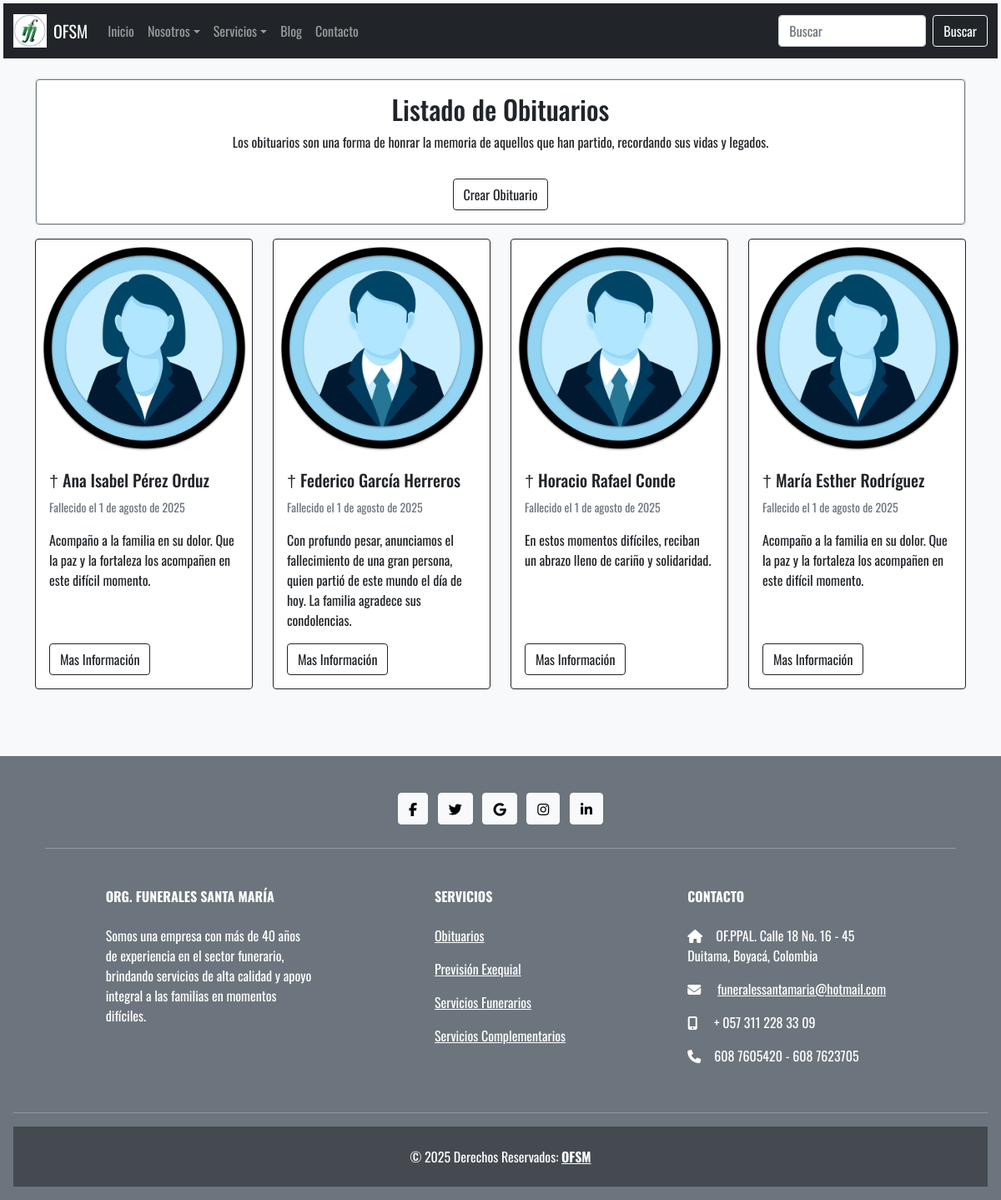
The app's page /listar/ with its own data.
### app_gestion/models.py (models this page shows, shortened)
class Obituario(models.Model):
    nombre = models.CharField(max_length=100)
    fecha_fallecimiento = models.DateField()
    mensaje = models.TextField()
    imagen = models.ImageField(upload_to='obituarios/', null=True, blank=True)

### app_gestion/views.py (the view)
# urls.py: path('listar/', views.listar_obituarios, name='listar_obituarios'),
def listar_obituarios(request):
    obituarios = Obituario.objects.all()
    return render(request, 'obituarios/listar.html', {'obituarios': obituarios})

### app_gestion/templates/obituarios/listar.html (shortened to what this page needs)
{% extends "base.html" %}
{% block formularios %}
{% load static %}
<div class="row mt-1">
    <div class="col">
        <div class="card">
            <div class="card card-body border-secondary">
                <h2 class="text-center m</div>b-4">Listado de Obituarios</h2>
                <h8 class="text-center">
                    <p>Los obituarios son una forma de honrar la memoria de aquellos que han partido, recordando sus vidas y legados.</p    >
                </h8>
                <div class="col text-center mt-3">
                    <a href="{% url 'crear_obituario' %}" class="btn btn-outline-dark">Crear Obituario</a>
                </div>
            </div>
        </div>
    </div>
    <div>
    {% for ob in obituarios %}
        {% if forloop.first or forloop.counter0|divisibleby:4 %}
            <div class="row mb-3 mt-3">
        {% endif %}
            <div class="col-md-3 mb-3">
                <div class="card h-100 border-dark">
                    {% if ob.imagen %}
                        <img src="{{ ob.imagen.url }}" class="card-img-top" alt="Imagen de {{ ob.nombre }}" style="height: 260px; object-fit: cover; width: 100%;">
                    {% endif %}
                    <div class="card-body d-flex flex-column">
                        <h5 class="card-title"> &#8224; {{ ob.nombre }}</h5>
                        <p class="card-text"><small class="text-muted">Fallecido el {{ ob.fecha_fallecimiento }}</small></p>
                        <p class="card-text">{{ ob.mensaje|truncatewords:100 }}</p>
                        <div class="mt-auto d-flex gap-2">
                            <a href="{% url 'ver_obituario' ob.id %}" class="btn btn-outline-dark">Mas Información</a>
                        </div>
                    </div>
                </div>
            </div>
        {% if forloop.counter|divisibleby:4 or forloop.last %}
            </div>
        {% endif %}
    {% empty %}
        <div class="col-12">
            <p>No hay obituarios registrados.</p>
        </div>
    {% endfor %}
    </div>
</div>
{% endblock %}

### app_gestion/templates/base.html (shortened to what this page needs)
<!DOCTYPE html>
<html lang="es">
<head>
    <link href="/static/bootstrap/css/bootstrap.min.css" rel="stylesheet">
    <link rel="stylesheet" href="https://cdnjs.cloudflare.com/ajax/libs/font-awesome/6.5.1/css/all.min.css">
</head>
<body>
    <header class="bg-light p-1 mb-1">
        <nav class="navbar navbar-expand-lg navbar-dark bg-dark">
            <div class="container-fluid">
                <a href="#" class="navbar-brand d-flex align-items-center">
                    <img src="/static/img/logo.ico" alt="Logo" width="40" height="40" class="d-inline-block align-text-top me-2">OFSM
                </a>
                <div class="navbar-collapse" id="menu">
                    <ul class="navbar-nav me-auto mb-2 mb-lg-0">
                        <li class="nav-item"><a href="{% url 'inicio' %}" class="nav-link">Inicio</a></li>
                        <li class="nav-item dropdown">
                            <a href="#" class="nav-link dropdown-toggle"
                            role="button"
                            data-bs-toggle="dropdown"
                            aria-expanded="false"
                            id="drop_nosotros">Nosotros</a>
                        </li>
                        <li class="nav-item dropdown">
                            <a href="#" class="nav-link dropdown-toggle"
                            role="button"
                            data-bs-toggle="dropdown"
                            aria-expanded="false"
                            id="drop_servicios">Servicios</a>
                        </li>
                        <li class="nav-item"><a href="{% url 'blog' %}" class="nav-link">Blog</a></li>
                        <li class="nav-item"><a href="{% url 'contacto' %}" class="nav-link">Contacto</a></li>
                    </ul>
                    <form class="d-flex">
                        <input type="search" class="form-control me-2" placeholder="Buscar" aria-label="Buscar">
                        <button type="button" class="btn btn-outline-light">Buscar</button>
                    </form>
                </div>
            </div>
        </nav>
    </header>
    <main class="container">
        <div class="row mt-3">
            <div class="col">
                {% block formularios %} {% endblock %}
            </div>
        </div>
    </main>
    <footer class="bg bg-secondary text-white text-center p-3 mt-5">
        <div class="container p-4">
            <section class="mb-4">
            <a data-mdb-ripple-init class="btn btn-light btn-floating m-1" href="#!" role="button"><i class="fab fa-facebook-f"></i></a>
            <a data-mdb-ripple-init class="btn btn-light btn-floating m-1" href="#!" role="button"><i class="fab fa-twitter"></i></a>
            <a data-mdb-ripple-init class="btn btn-light btn-floating m-1" href="#!" role="button"><i class="fab fa-google"></i></a>
            <a data-mdb-ripple-init class="btn btn-light btn-floating m-1" href="#!" role="button"><i class="fab fa-instagram"></i></a>
            <a data-mdb-ripple-init class="btn btn-light btn-floating m-1" href="#!" role="button"><i class="fab fa-linkedin-in"></i></a>
            </section>
            <hr>
            <section class="">
                <div class="container text-center text-md-start mt-5">
                    <div class="row mt-3">
                        <div class="col-md-3 col-lg-4 col-xl-3 mx-auto mb-4">
                            <h6 class="text-uppercase fw-bold mb-4">Org. Funerales Santa María</h6>
                            <p>
                                Somos una empresa con más de 40 años de experiencia en el sector funerario, brindando
                                servicios de alta calidad y apoyo integral a las familias en momentos difíciles.
                            </p>
                        </div>
                        <div class="col-md-2 col-lg-2 col-xl-2 mx-auto mb-4">
                            <h6 class="text-uppercase fw-bold mb-4">Servicios</h6>
                            <p><a href="#!" class="text-reset">Obituarios</a></p>
                            <p><a href="#!" class="text-reset">Previsión Exequial</a></p>
                            <p><a href="#!" class="text-reset">Servicios Funerarios</a></p>
                            <p><a href="#!" class="text-reset">Servicios Complementarios</a></p>
                        </div>
                        <div class="col-md-4 col-lg-3 col-xl-3 mx-auto mb-md-0 mb-4">
                            <h6 class="text-uppercase fw-bold mb-4">Contacto</h6>
                            <p><i class="fas fa-home me-3"></i>OF.PPAL. Calle 18 No. 16 - 45
                                Duitama, Boyacá, Colombia</p>
                                <p><i class="fas fa-envelope me-3"></i>
                                    <a href="mailto:funeralessantamaria@hotmail.com" style="color: #ffffff;">funeralessantamaria@hotmail.com</a>
                                </p>
                            <p><i class="fas fa-mobile-alt me-3"></i> + 057 311 228 33 09 </p>
                            <p><i class="fas fa-phone me-3"></i>608 7605420 - 608 7623705</p>
                        </div>
                    </div>
                </div>
            </section>
        </div>
        <hr>
        <div class="text-center p-4" style="background-color: rgba(0, 0, 0, 0.363);">
            © 2025 Derechos Reservados:
            <a class="text-reset fw-bold" href="#">OFSM</a
        </div>
    </footer>
</body>
</html>

### app_gestion/templates/base.html (style rules this page uses)
body { font-family: "Oswald", sans-serif; background-color: #f8f9fa; color: #212529; font-optical-sizing: auto; font-weight: <weight>; font-style: normal; }

### app_gestion/templates/obituarios/listar.html (style rules this page uses)
.card { min-width: 250px; flex: 0 0 auto; }

### records on screen
Obituario: imagen (picture), nombre "Ana Isabel Pérez Orduz", fecha_fallecimiento "1 de agosto de 2025", mensaje "Acompaño a la familia en su dolor. Que la paz y la fortaleza los acompañen en este difícil momento."
Obituario: imagen (picture), nombre "Federico García Herreros", fecha_fallecimiento "1 de agosto de 2025", mensaje "Con profundo pesar, anunciamos el fallecimiento de una gran persona, quien partió de este mundo el día de hoy. La familia agradece sus condolencias."
Obituario: imagen (picture), nombre "Horacio Rafael Conde", fecha_fallecimiento "1 de agosto de 2025", mensaje "En estos momentos difíciles, reciban un abrazo lleno de cariño y solidaridad."
Obituario: imagen (picture), nombre "María Esther Rodríguez", fecha_fallecimiento "1 de agosto de 2025", mensaje "Acompaño a la familia en su dolor. Que la paz y la fortaleza los acompañen en este difícil momento."
